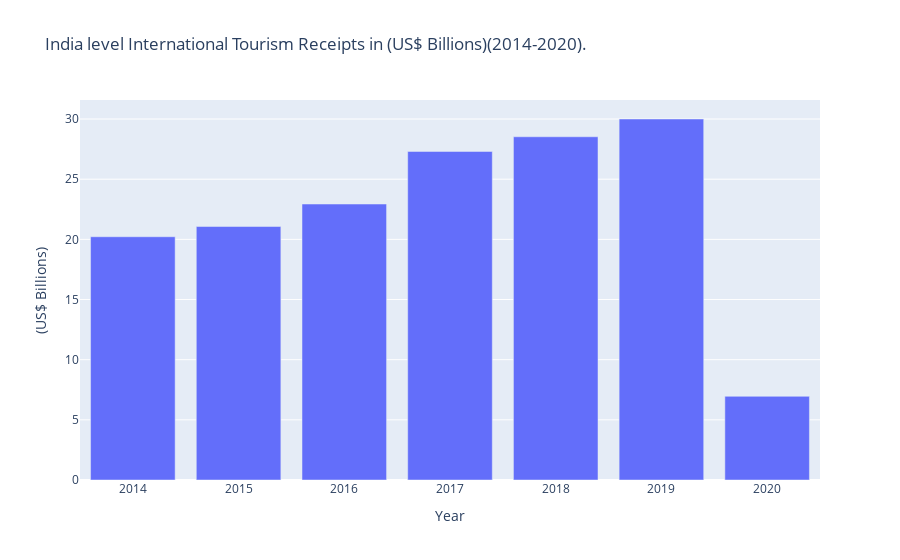

The code cell stored with this chart in its notebook:
### Code cell
fig5 = px.bar(general, x="year", y="spendinIndia",
       labels={"year":"Year", "spendinIndia": "(US$ Billions)"},
       title="India level International Tourism Receipts in (US$ Billions)(2014-2020).")
fig5.show()

### Figure 1 — Plotly figure (JSON) as saved in the notebook; plotly's stock layout.template omitted (floating-point values rounded to 4 significant figures)
{"data": [{"alignmentgroup": "True", "hovertemplate": "Year=%{x}<br>(US$ Billions)=%{y}<extra></extra>", "legendgroup": "", "marker": {"color": "#636efa", "pattern": {"shape": ""}}, "name": "", "offsetgroup": "", "orientation": "v", "showlegend": false, "textposition": "auto", "x": [2014, 2015, 2016, 2017, 2018, 2019, 2020], "xaxis": "x", "y": [20.22, 21.07, 22.94, 27.31, 28.53, 30.0, 6.955], "yaxis": "y", "type": "bar"}], "layout": {"xaxis": {"anchor": "y", "domain": [0, 1], "title": {"text": "Year"}}, "yaxis": {"anchor": "x", "domain": [0, 1], "title": {"text": "(US$ Billions)"}}, "legend": {"tracegroupgap": 0}, "title": {"text": "India level International Tourism Receipts in (US$ Billions)(2014-2020)."}, "barmode": "relative"}}
